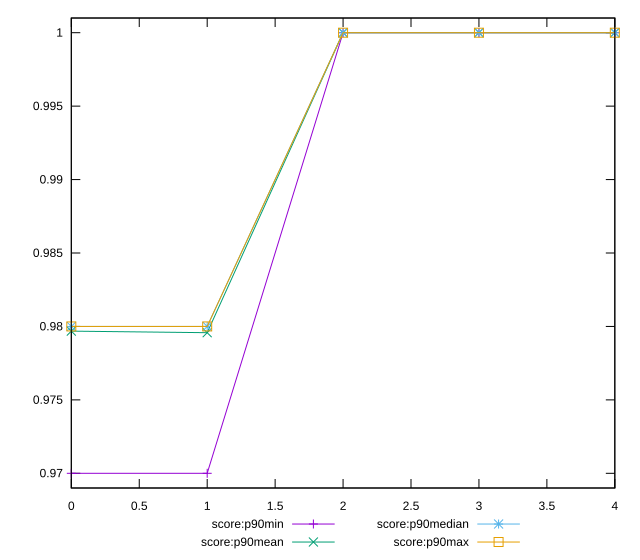

Write the gnuplot code that produced this figure.
reset

$scoreP90Min <<EOF
0 0.97
1 0.97
2 1
3 1
4 1
EOF

$scoreP90Mean <<EOF
0 0.97968085106383
1 0.9795744680851066
2 1
3 1
4 1
EOF

$scoreP90Median <<EOF
0 0.98
1 0.98
2 1
3 1
4 1
EOF

$scoreP90Max <<EOF
0 0.98
1 0.98
2 1
3 1
4 1
EOF

set key outside below
set xrange [0:4]
set yrange [0.969:1.001]
set trange [0.969:1.001]
set terminal svg size 640, 560 enhanced background rgb 'white'
set output "report_00017_2021-02-10T15-08-03.406Z/total-byte-weight/progression/score.svg"

plot $scoreP90Min title "score:p90min" with linespoints, \
     $scoreP90Mean title "score:p90mean" with linespoints, \
     $scoreP90Median title "score:p90median" with linespoints, \
     $scoreP90Max title "score:p90max" with linespoints

reset
